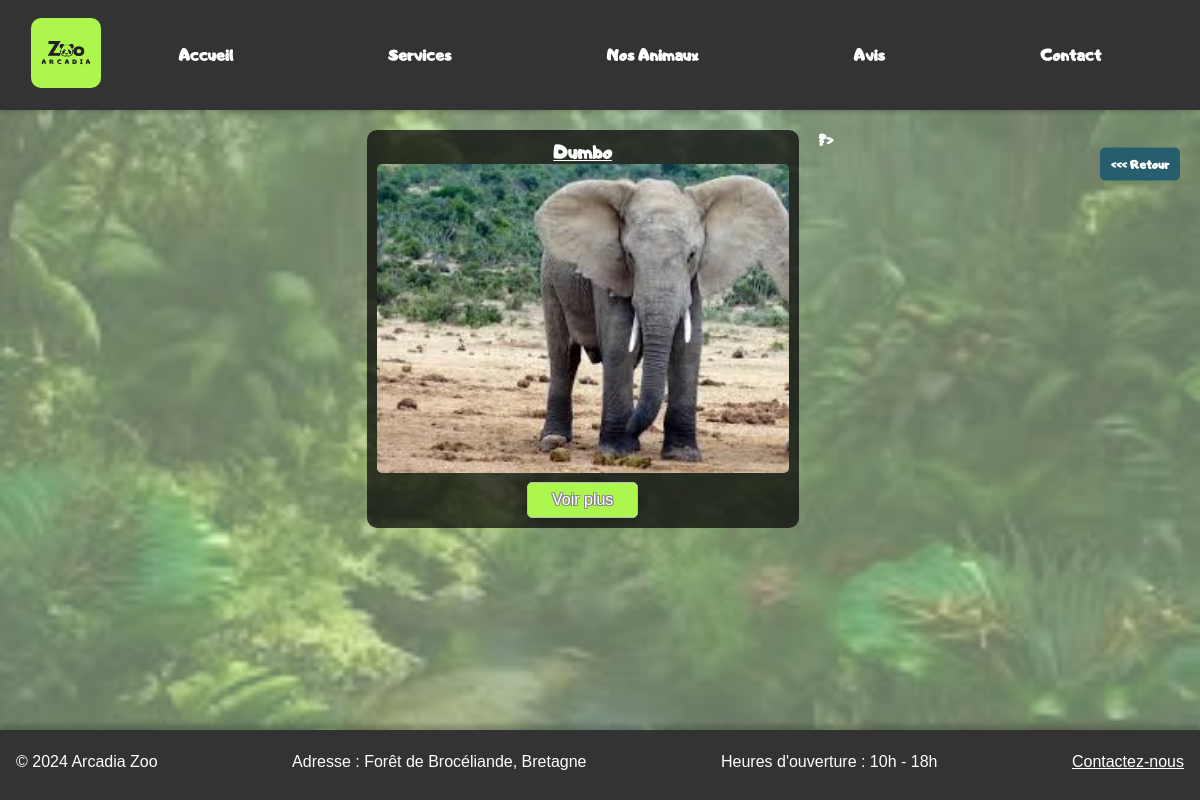
/front/animaux.php?race_id=3&habitat=2, run on the app's committed database.
### tables this page shows
CREATE TABLE `animals` (
  `id` int NOT NULL,
  `race_id` int DEFAULT NULL,
  `name` varchar(255) NOT NULL,
  `poid` decimal(10,2) NOT NULL,
  `sex` varchar(1) NOT NULL,
  `description` varchar(255) NOT NULL,
  `health` varchar(255) NOT NULL,
  `maj` timestamp NULL DEFAULT CURRENT_TIMESTAMP ON UPDATE CURRENT_TIMESTAMP,
  `maj_by` int DEFAULT NULL,
  `created_at` timestamp NULL DEFAULT CURRENT_TIMESTAMP,
  `birthday` timestamp NULL DEFAULT CURRENT_TIMESTAMP
);

CREATE TABLE `horaires` (
  `id` int NOT NULL,
  `description` varchar(255) NOT NULL,
  `maj_by` int DEFAULT NULL,
  `maj` timestamp NULL DEFAULT CURRENT_TIMESTAMP
);

### front/animaux.php (the view, shortened to what this page needs)
<?php
include_once('../back/bdd.php');
include_once "../php/btnBack.php";
$animals = [];
if (isset($_GET['race_id']) && is_numeric($_GET['race_id'])) {
    $race_id = intval($_GET['race_id']);
    $sqlAnimals = "SELECT id, name, description FROM animals WHERE race_id = ?";
    $stmtAnimals = $conn->prepare($sqlAnimals);
    $stmtAnimals->bind_param("i", $race_id);
    $stmtAnimals->execute();
    $resultAnimals = $stmtAnimals->get_result();
    while ($animal = $resultAnimals->fetch_assoc()) {
        $animal_id = $animal['id'];
        $sqlImages = "SELECT name AS picture_name FROM animal_pictures WHERE animal_id = ?";
        $stmtImages = $conn->prepare($sqlImages);
        $stmtImages->bind_param("i", $animal_id);
        $stmtImages->execute();
        $resultImages = $stmtImages->get_result();
        $pictures = [];
        while ($imageData = $resultImages->fetch_assoc()) {
            $pictures[] = '../img/animaux/' . htmlspecialchars($animal['name']) . '/' . htmlspecialchars($imageData['picture_name']) . '.webp';
        }
        $animal['pictures'] = $pictures;
        $animals[] = $animal;
    }
}
?>
<!DOCTYPE html>
<html lang="fr">
<head>
    <link rel="stylesheet" href="../css/style.css">
</head>
<body>
    <header>
        <?php include_once "../php/navbarr.php"; ?>
    </header>
    <main>
        <br>
        <div class="animal-container">
        <?php
if (!empty($animals)) {
    foreach ($animals as $index => $animal) {
        echo '<div class="animal-item">';
        echo '<h3>' . htmlspecialchars($animal['name']) . '</h3>';
        if (!empty($animal['pictures'])) {
            echo '<img src="' . htmlspecialchars($animal['pictures'][0]) . '" alt="' . htmlspecialchars($animal['name']) . '">';
            echo back('./habitats', 'r');
        }
        $aID = htmlspecialchars($animal['id']);
        echo '<button onclick="toggleContent(' . $index . ')"
            id="toggle-button-' . $index . '" class="toggle-button"
            data-id="' . $aID . '">Voir plus</button>';
        echo '</div>';
    }
} else {
    echo '<div><p>Aucun animal trouvé pour cette race.</p>';
    echo back('./habitats', 'r');
    echo '</div>';
}
?>
            ?>
        </div>
    </main>
    <?php include_once "../php/footer.php"; ?>
</body>
</html>

### php/btnBack.php (shortened to what this page needs)
<?php
function back($url, $align = null) {
    $style = "";
    switch ($align) {
        case "r":
            $style = "position: absolute; right: 100px;";
            break;
    }
    echo '<a href="' . htmlspecialchars($url) . '.php" style="' . $style . '"><div class="btn-back" ><<< Retour</div class="btn-back" ></a>';
}
?>

### php/horaires.php (shortened to what this page needs)
<?php
include '../back/bdd.php';
$sql = "SELECT description FROM horaires";
$result = $conn->query($sql);
if ($result->num_rows > 0) {
    $row = $result->fetch_assoc();
    $description = str_replace('#', '<br>', $row['description']);
    echo "<p>" . $description . "</p>";
} else {
    echo "Aucune description trouvée.";
}
?>

### css/style.css (style rules this page uses)
* { margin: 0; padding: 0; box-sizing: border-box; }
body { font-family: 'Andigiana Toybox', sans-serif; display: flex; flex-direction: column; min-height: 100vh; min-width: 375px; width: 100%; max-width: 1920; margin: auto; align-items: center; background-color: #d3f1c7; color: #111; font-size: 16px; font-weight: 600; background-image: url('../img/bg.webp'); background-size: cover; background-position: center; position: relative; }
body::before { content: ''; position: absolute; top: 0; left: 0; width: 100%; height: 100%; background-color: rgba(211, 241, 199, 0.5); z-index: -1; }
main { margin-bottom: 80px; flex: 1; width: 90%; }
header ,footer { padding: 5px; width: 100%; background-color: #333; }
header { padding-top:20px; box-shadow: 0 2px 5px rgba(0, 0, 0, 0.2); }
h3 { text-decoration:underline ; }
button { background-color: #acf64e; margin-top: 5px; color: white; border: #bbb solid 1px; padding: 0.5rem 1.5rem; border-radius: 5px; box-shadow: 0 4px 10px rgba(0, 0, 0, 0.2); text-shadow: 1px 1px 0 #868686, -1px -1px 0 #868686, 1px -1px 0 #868686, -1px 1px 0 #868686; cursor: pointer; font-size: 16px; transition: background-color 0.3s; }
.btn-back { transform : translateY(-50%); position: absolute; width: 80px; font-size: 12px; padding: 8px 8px; background-color: #275e6e; color: white; text-decoration: none; border : solid 1px #275e6e; border-radius: 5px; transition: background-color 0.3s; }

### data on the page
animals: name "Dumbo", name (picture)
horaires: description "Heures d'ouverture : 10h - 18h"
